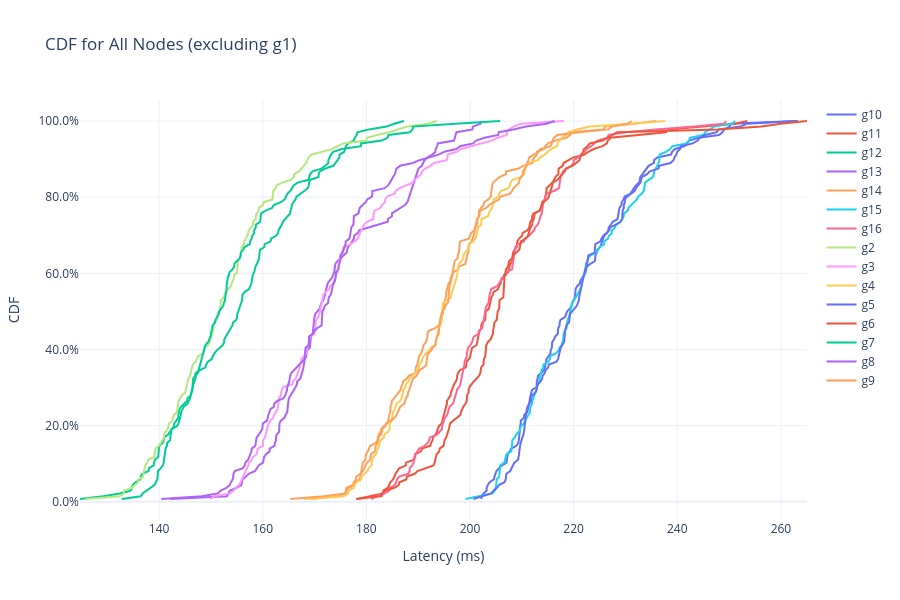

Notebook code cell kept with this figure:
### Code cell
# CDF plot for all nodes except g1
fig_cdf = go.Figure()

# Get unique nodes excluding g1
nodes_without_g1 = [node for node in df['node'].unique() if node != 'g1']
nodes_without_g1.sort()

print(f"Plotting {len(nodes_without_g1)} nodes (excluding g1)")

for node in nodes_without_g1:
    node_data = df[df['node'] == node]['latency_ms'].values
    sorted_latencies = np.sort(node_data)
    cdf_values = np.arange(1, len(sorted_latencies) + 1) / len(sorted_latencies)
    
    fig_cdf.add_trace(go.Scatter(
        x=sorted_latencies,
        y=cdf_values,
        mode='lines',
        name=node,
        line=dict(width=2)
    ))

fig_cdf.update_layout(
    title="CDF for All Nodes (excluding g1)",
    xaxis_title="Latency (ms)",
    yaxis_title="CDF",
    yaxis_tickformat=".1%",
    height=600,
    template="plotly_white"
)

fig_cdf.show()

### Figure 1 — Plotly figure (JSON) as saved in the notebook; plotly's stock layout.template omitted (floating-point values rounded to 4 significant figures; data arrays with more than 128 entries replaced by an {"elided": "..."} marker saying what was removed)
{"data": [{"line": {"width": 2}, "mode": "lines", "name": "g10", "type": "scatter", "x": {"elided": "136 float values"}, "y": {"elided": "136 float values"}}, {"line": {"width": 2}, "mode": "lines", "name": "g11", "type": "scatter", "x": {"elided": "136 float values"}, "y": {"elided": "136 float values"}}, {"line": {"width": 2}, "mode": "lines", "name": "g12", "type": "scatter", "x": {"elided": "136 float values"}, "y": {"elided": "136 float values"}}, {"line": {"width": 2}, "mode": "lines", "name": "g13", "type": "scatter", "x": {"elided": "136 float values"}, "y": {"elided": "136 float values"}}, {"line": {"width": 2}, "mode": "lines", "name": "g14", "type": "scatter", "x": {"elided": "136 float values"}, "y": {"elided": "136 float values"}}, {"line": {"width": 2}, "mode": "lines", "name": "g15", "type": "scatter", "x": {"elided": "136 float values"}, "y": {"elided": "136 float values"}}, {"line": {"width": 2}, "mode": "lines", "name": "g16", "type": "scatter", "x": {"elided": "136 float values"}, "y": {"elided": "136 float values"}}, {"line": {"width": 2}, "mode": "lines", "name": "g2", "type": "scatter", "x": {"elided": "136 float values"}, "y": {"elided": "136 float values"}}, {"line": {"width": 2}, "mode": "lines", "name": "g3", "type": "scatter", "x": {"elided": "136 float values"}, "y": {"elided": "136 float values"}}, {"line": {"width": 2}, "mode": "lines", "name": "g4", "type": "scatter", "x": {"elided": "136 float values"}, "y": {"elided": "136 float values"}}, {"line": {"width": 2}, "mode": "lines", "name": "g5", "type": "scatter", "x": {"elided": "136 float values"}, "y": {"elided": "136 float values"}}, {"line": {"width": 2}, "mode": "lines", "name": "g6", "type": "scatter", "x": {"elided": "136 float values"}, "y": {"elided": "136 float values"}}, {"line": {"width": 2}, "mode": "lines", "name": "g7", "type": "scatter", "x": {"elided": "136 float values"}, "y": {"elided": "136 float values"}}, {"line": {"width": 2}, "mode": "lines", "name": "g8", "type": "scatter", "x": {"elided": "136 float values"}, "y": {"elided": "136 float values"}}, {"line": {"width": 2}, "mode": "lines", "name": "g9", "type": "scatter", "x": {"elided": "136 float values"}, "y": {"elided": "136 float values"}}], "layout": {"height": 600, "title": {"text": "CDF for All Nodes (excluding g1)"}, "xaxis": {"title": {"text": "Latency (ms)"}}, "yaxis": {"tickformat": ".1%", "title": {"text": "CDF"}}}}
